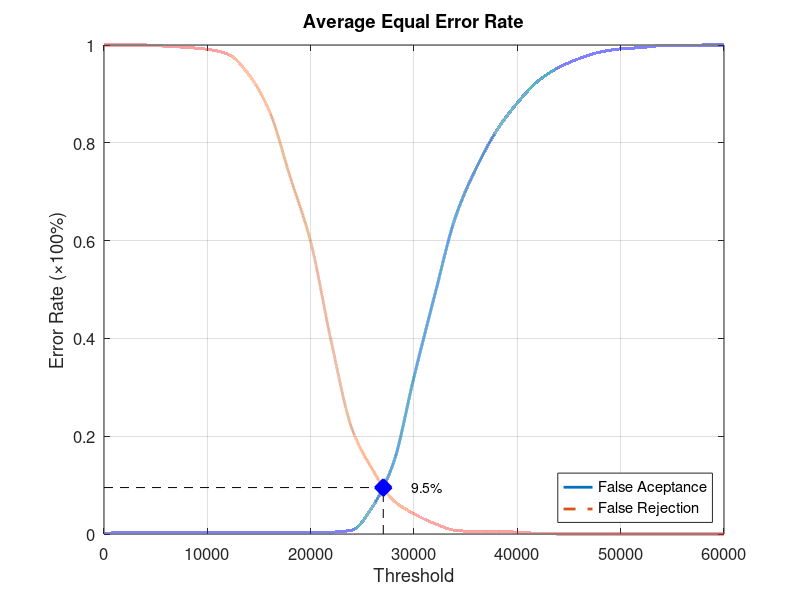
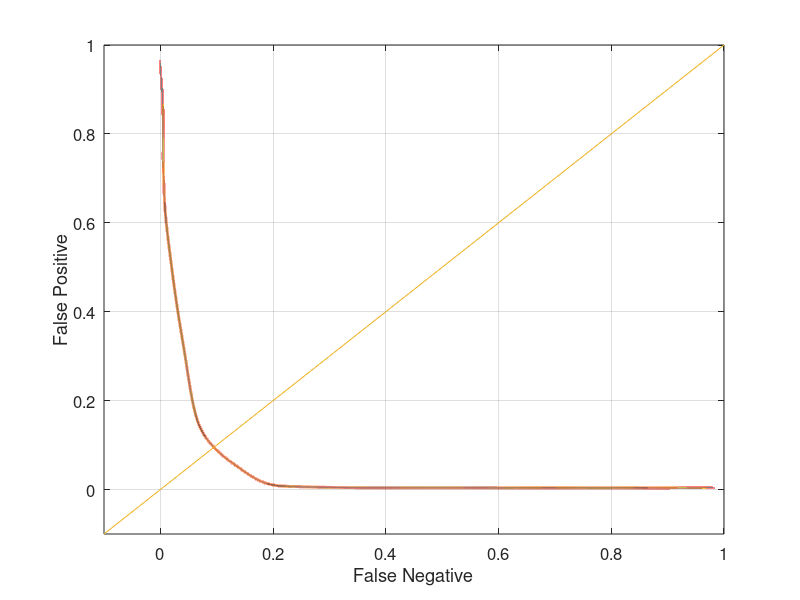

MATLAB code for these plots, in order:
function yEER = Experiment4Average
close all;
clear;
clc;
x = 0:2000:60000;
xq = 0:0.5:60000;

y0 = [0 0.00394737 0.00394737 0.00394737 0.00394737 0.00394737 0.00394737 0.00394737 0.00394737 0.00394737 0.00394737 0.00394737 0.00789474 0.0565789 0.144737 0.321053 0.488158 0.647368 0.747368 0.825 0.881579 0.926316 0.953947 0.972368 0.985526 0.992105 0.994737 0.998684 0.998684 1 1];
yy0 = interp1(x, y0, xq, 'pchip');
y1 = [1 1 1 0.9975 0.995 0.99125 0.98125 0.94 0.865 0.73125 0.5975 0.3925 0.215 0.13125 0.06875 0.04125 0.02125 0.0075 0.005 0.005 0.00375 0.00125 0 0 0 0 0 0 0 0 0];
yy1 = interp1(x, y1, xq, 'pchip');

% Calculating EER: 
y2 = abs(y0 - y1);
find(y2 == min(y2))
yy2 = abs(yy0 - yy1);
xEER = find(yy2 == min(yy2));
xEERIndex = xq(xEER) % X-axis EER
yEER = yy0(xEER) % Y-axis EER

main = figure
plot(xq, yy0,'-','LineWidth', 2);	hold on
plot(xq, yy1,'--','LineWidth', 2);	hold on
plot([xEERIndex xEERIndex], [0 yEER], 'k--');	hold on
plot([0 xEERIndex], [yEER yEER], 'k--');	hold on
plot(xEERIndex, yEER, 'bx', 'LineWidth', 10);	hold on
text(xEERIndex + 10 * xEERIndex / 100, yEER, [num2str(round((10000 * yEER)) / 100) '%'])
legend('False Aceptance', 'False Rejection', 'Location', 'SouthEast')
xlabel('Threshold')
ylabel('Error Rate (\times100%)')
title('Average Equal Error Rate')
set(gca, 'FontSize', 12)
axis([0 60000 0 1])
grid on

print(main, 'Experiment4AverageMain', '-dpng');
FNRxFPR = figure('Color', [1 1 1]);
plot(yy1, yy0, '-', yy1, yy0, 'LineWidth', 2);
hold on
y = -0.1:0.1:1
plot(y, y); 
set(gca, 'FontSize', 12)
xlabel('False Negative')
ylabel('False Positive')
axis([-0.1 1 -0.1 1])
set(gca, 'FontSize', 12)
grid on

print(FNRxFPR, 'Experiment4AverageFNRxFPR','-dpng');
end
